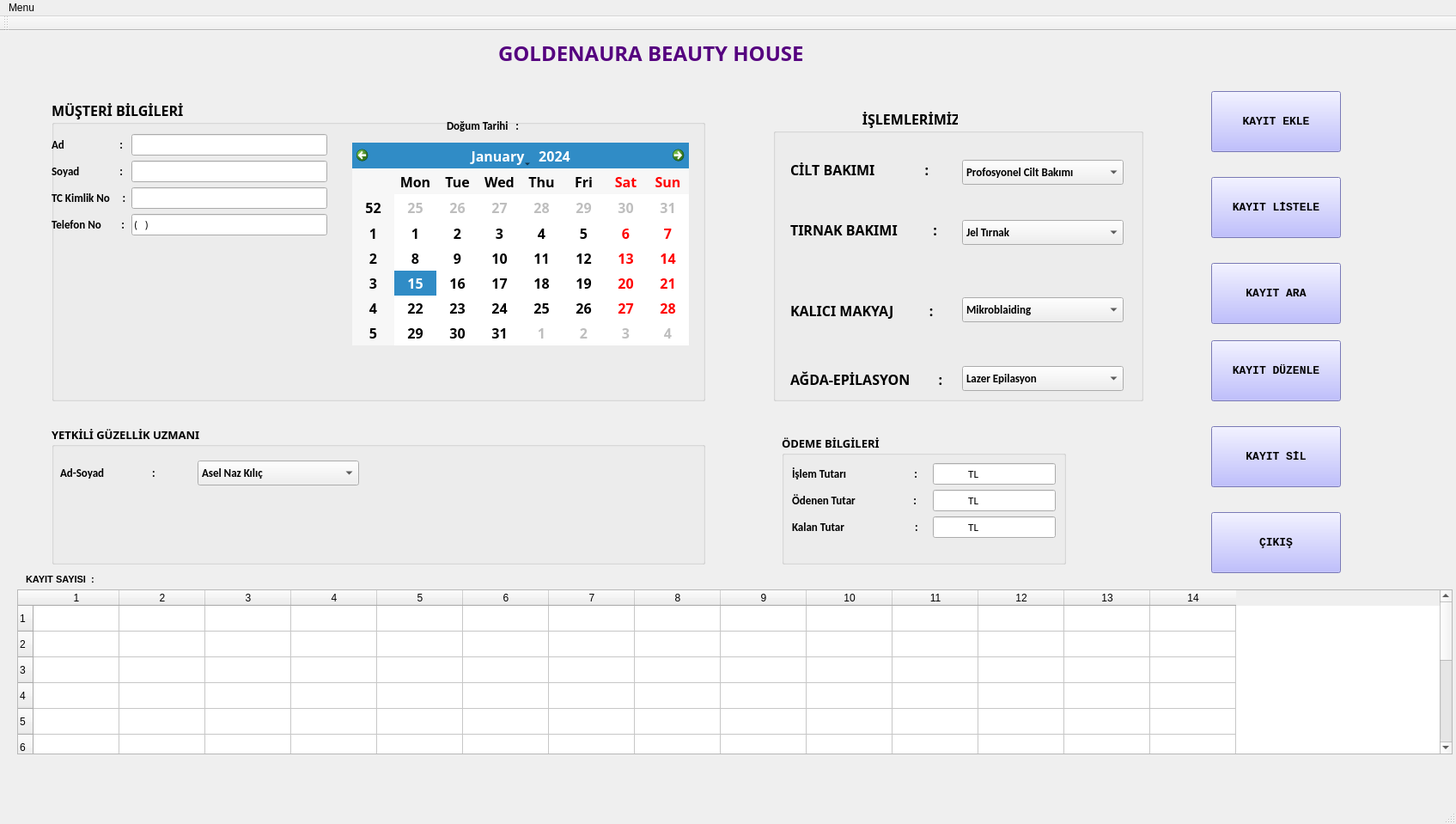
<?xml version="1.0" encoding="UTF-8"?>
<ui version="4.0">
 <class>GoldenAura</class>
 <widget class="QMainWindow" name="GoldenAura">
  <property name="geometry">
   <rect>
    <x>0</x>
    <y>0</y>
    <width>1695</width>
    <height>959</height>
   </rect>
  </property>
  <property name="windowTitle">
   <string>MainWindow</string>
  </property>
  <widget class="QWidget" name="centralwidget">
   <widget class="QLabel" name="label_45">
    <property name="geometry">
     <rect>
      <x>580</x>
      <y>10</y>
      <width>371</width>
      <height>31</height>
     </rect>
    </property>
    <property name="font">
     <font>
      <family>Mistral</family>
      <pointsize>18</pointsize>
      <weight>75</weight>
      <italic>false</italic>
      <bold>true</bold>
     </font>
    </property>
    <property name="styleSheet">
     <string notr="true">color: rgb(85, 0, 127);
</string>
    </property>
    <property name="text">
     <string>GOLDENAURA BEAUTY HOUSE</string>
    </property>
   </widget>
   <widget class="QPushButton" name="butonKayitEkle">
    <property name="geometry">
     <rect>
      <x>1410</x>
      <y>70</y>
      <width>151</width>
      <height>71</height>
     </rect>
    </property>
    <property name="font">
     <font>
      <family>Consolas</family>
      <pointsize>10</pointsize>
      <weight>75</weight>
      <bold>true</bold>
     </font>
    </property>
    <property name="styleSheet">
     <string notr="true">
background-color: rgb(170, 170, 255);</string>
    </property>
    <property name="text">
     <string>KAYIT EKLE</string>
    </property>
   </widget>
   <widget class="QPushButton" name="butonKayitAra">
    <property name="geometry">
     <rect>
      <x>1410</x>
      <y>270</y>
      <width>151</width>
      <height>71</height>
     </rect>
    </property>
    <property name="font">
     <font>
      <family>Consolas</family>
      <pointsize>10</pointsize>
      <weight>75</weight>
      <bold>true</bold>
     </font>
    </property>
    <property name="styleSheet">
     <string notr="true">background-color: rgb(170, 170, 255);</string>
    </property>
    <property name="text">
     <string>KAYIT ARA</string>
    </property>
   </widget>
   <widget class="QGroupBox" name="groupBox">
    <property name="geometry">
     <rect>
      <x>60</x>
      <y>80</y>
      <width>761</width>
      <height>351</height>
     </rect>
    </property>
    <property name="font">
     <font>
      <family>Mistral</family>
      <pointsize>12</pointsize>
      <weight>75</weight>
      <bold>true</bold>
     </font>
    </property>
    <property name="title">
     <string>MÜŞTERİ BİLGİLERİ</string>
    </property>
    <widget class="QWidget" name="formLayoutWidget">
     <property name="geometry">
      <rect>
       <x>0</x>
       <y>40</y>
       <width>321</width>
       <height>191</height>
      </rect>
     </property>
     <layout class="QFormLayout" name="formLayout">
      <item row="0" column="0">
       <widget class="QLabel" name="label">
        <property name="font">
         <font>
          <family>Calibri</family>
          <pointsize>10</pointsize>
         </font>
        </property>
        <property name="text">
         <string>Ad                      :</string>
        </property>
       </widget>
      </item>
      <item row="0" column="1">
       <widget class="QLineEdit" name="lneAd">
        <property name="font">
         <font>
          <family>Calibri</family>
          <pointsize>10</pointsize>
          <weight>50</weight>
          <bold>false</bold>
         </font>
        </property>
        <property name="text">
         <string/>
        </property>
       </widget>
      </item>
      <item row="1" column="0">
       <widget class="QLabel" name="label_2">
        <property name="font">
         <font>
          <family>Calibri</family>
          <pointsize>10</pointsize>
         </font>
        </property>
        <property name="text">
         <string>Soyad                :</string>
        </property>
       </widget>
      </item>
      <item row="1" column="1">
       <widget class="QLineEdit" name="lneSoyad">
        <property name="font">
         <font>
          <family>Calibri</family>
          <pointsize>10</pointsize>
          <weight>50</weight>
          <bold>false</bold>
         </font>
        </property>
       </widget>
      </item>
      <item row="2" column="0">
       <widget class="QLabel" name="label_3">
        <property name="font">
         <font>
          <family>Calibri</family>
          <pointsize>10</pointsize>
         </font>
        </property>
        <property name="text">
         <string>TC Kimlik No     :</string>
        </property>
       </widget>
      </item>
      <item row="2" column="1">
       <widget class="QLineEdit" name="lneTCK">
        <property name="font">
         <font>
          <family>Calibri</family>
          <pointsize>10</pointsize>
          <weight>50</weight>
          <bold>false</bold>
         </font>
        </property>
        <property name="inputMask">
         <string>99999999999</string>
        </property>
       </widget>
      </item>
      <item row="4" column="0">
       <widget class="QLabel" name="label_4">
        <property name="font">
         <font>
          <family>Calibri</family>
          <pointsize>10</pointsize>
         </font>
        </property>
        <property name="text">
         <string>Telefon No        :</string>
        </property>
       </widget>
      </item>
      <item row="4" column="1">
       <widget class="QLineEdit" name="lneTel">
        <property name="font">
         <font>
          <family>Calibri</family>
          <pointsize>10</pointsize>
          <weight>50</weight>
          <bold>false</bold>
         </font>
        </property>
        <property name="inputMask">
         <string>(999) 999 99 99</string>
        </property>
       </widget>
      </item>
     </layout>
    </widget>
    <widget class="QCalendarWidget" name="cwDogum">
     <property name="geometry">
      <rect>
       <x>350</x>
       <y>50</y>
       <width>392</width>
       <height>236</height>
      </rect>
     </property>
    </widget>
    <widget class="QLabel" name="label_6">
     <property name="geometry">
      <rect>
       <x>460</x>
       <y>10</y>
       <width>191</width>
       <height>41</height>
      </rect>
     </property>
     <property name="font">
      <font>
       <family>Calibri</family>
       <pointsize>10</pointsize>
      </font>
     </property>
     <property name="text">
      <string>Doğum Tarihi   :</string>
     </property>
    </widget>
   </widget>
   <widget class="QGroupBox" name="groupBox_2">
    <property name="geometry">
     <rect>
      <x>900</x>
      <y>90</y>
      <width>431</width>
      <height>341</height>
     </rect>
    </property>
    <property name="font">
     <font>
      <family>Mistral</family>
      <pointsize>12</pointsize>
      <weight>75</weight>
      <bold>true</bold>
     </font>
    </property>
    <property name="title">
     <string>                         İŞLEMLERİMİZ</string>
    </property>
    <widget class="QLabel" name="label_54">
     <property name="geometry">
      <rect>
       <x>20</x>
       <y>60</y>
       <width>191</width>
       <height>23</height>
      </rect>
     </property>
     <property name="font">
      <font>
       <family>Mistral</family>
       <pointsize>12</pointsize>
       <weight>75</weight>
       <bold>true</bold>
      </font>
     </property>
     <property name="text">
      <string>CİLT BAKIMI              :</string>
     </property>
    </widget>
    <widget class="QLabel" name="label_55">
     <property name="geometry">
      <rect>
       <x>20</x>
       <y>130</y>
       <width>191</width>
       <height>23</height>
      </rect>
     </property>
     <property name="font">
      <font>
       <family>Mistral</family>
       <pointsize>12</pointsize>
       <weight>75</weight>
       <bold>true</bold>
      </font>
     </property>
     <property name="text">
      <string>TIRNAK BAKIMI          :</string>
     </property>
    </widget>
    <widget class="QComboBox" name="cbCiltBakimi">
     <property name="geometry">
      <rect>
       <x>220</x>
       <y>60</y>
       <width>188</width>
       <height>29</height>
      </rect>
     </property>
     <property name="font">
      <font>
       <family>Calibri</family>
       <pointsize>10</pointsize>
       <weight>75</weight>
       <bold>true</bold>
      </font>
     </property>
     <item>
      <property name="text">
       <string>Profosyonel Cilt Bakımı</string>
      </property>
     </item>
     <item>
      <property name="text">
       <string>Leke Tedavisi</string>
      </property>
     </item>
     <item>
      <property name="text">
       <string>Akne Tedavisi</string>
      </property>
     </item>
     <item>
      <property name="text">
       <string>Anti-Aging Bakım</string>
      </property>
     </item>
     <item>
      <property name="text">
       <string>Dolgu</string>
      </property>
     </item>
     <item>
      <property name="text">
       <string>Botoks</string>
      </property>
     </item>
    </widget>
    <widget class="QComboBox" name="cbTirnakBakimi">
     <property name="geometry">
      <rect>
       <x>220</x>
       <y>130</y>
       <width>188</width>
       <height>29</height>
      </rect>
     </property>
     <property name="font">
      <font>
       <family>Calibri</family>
       <pointsize>10</pointsize>
       <weight>75</weight>
       <bold>true</bold>
      </font>
     </property>
     <item>
      <property name="text">
       <string>Jel Tırnak</string>
      </property>
     </item>
     <item>
      <property name="text">
       <string>Kalıcı Oje</string>
      </property>
     </item>
     <item>
      <property name="text">
       <string>Manikür</string>
      </property>
     </item>
     <item>
      <property name="text">
       <string>Pedikür</string>
      </property>
     </item>
     <item>
      <property name="text">
       <string>Manikür+Pedikür</string>
      </property>
     </item>
    </widget>
    <widget class="QLabel" name="label_57">
     <property name="geometry">
      <rect>
       <x>20</x>
       <y>220</y>
       <width>191</width>
       <height>31</height>
      </rect>
     </property>
     <property name="font">
      <font>
       <family>Mistral</family>
       <pointsize>12</pointsize>
       <weight>75</weight>
       <bold>true</bold>
      </font>
     </property>
     <property name="text">
      <string>KALICI MAKYAJ          :</string>
     </property>
    </widget>
    <widget class="QComboBox" name="cbKaliciMakyaj">
     <property name="geometry">
      <rect>
       <x>220</x>
       <y>220</y>
       <width>188</width>
       <height>29</height>
      </rect>
     </property>
     <property name="font">
      <font>
       <family>Calibri</family>
       <pointsize>10</pointsize>
       <weight>75</weight>
       <bold>true</bold>
      </font>
     </property>
     <item>
      <property name="text">
       <string>Mikroblaiding</string>
      </property>
     </item>
     <item>
      <property name="text">
       <string>İpek Kirpik</string>
      </property>
     </item>
     <item>
      <property name="text">
       <string>Lifting</string>
      </property>
     </item>
     <item>
      <property name="text">
       <string>Kalıcı Makyaj</string>
      </property>
     </item>
     <item>
      <property name="text">
       <string>Kalıcı Ruj</string>
      </property>
     </item>
    </widget>
    <widget class="QLabel" name="label_56">
     <property name="geometry">
      <rect>
       <x>20</x>
       <y>300</y>
       <width>191</width>
       <height>31</height>
      </rect>
     </property>
     <property name="font">
      <font>
       <family>Mistral</family>
       <pointsize>12</pointsize>
       <weight>75</weight>
       <bold>true</bold>
      </font>
     </property>
     <property name="text">
      <string>AĞDA-EPİLASYON        :</string>
     </property>
    </widget>
    <widget class="QComboBox" name="cbEpilasyon">
     <property name="geometry">
      <rect>
       <x>220</x>
       <y>300</y>
       <width>188</width>
       <height>29</height>
      </rect>
     </property>
     <property name="font">
      <font>
       <family>Calibri</family>
       <pointsize>10</pointsize>
       <weight>75</weight>
       <bold>true</bold>
      </font>
     </property>
     <item>
      <property name="text">
       <string>Lazer Epilasyon</string>
      </property>
     </item>
     <item>
      <property name="text">
       <string>Buz Epilasyon</string>
      </property>
     </item>
     <item>
      <property name="text">
       <string>Kaş-Bıyık</string>
      </property>
     </item>
     <item>
      <property name="text">
       <string>Sir Ağda</string>
      </property>
     </item>
     <item>
      <property name="text">
       <string/>
      </property>
     </item>
    </widget>
   </widget>
   <widget class="QPushButton" name="butonListele">
    <property name="geometry">
     <rect>
      <x>1410</x>
      <y>170</y>
      <width>151</width>
      <height>71</height>
     </rect>
    </property>
    <property name="font">
     <font>
      <family>Consolas</family>
      <pointsize>10</pointsize>
      <weight>75</weight>
      <bold>true</bold>
     </font>
    </property>
    <property name="styleSheet">
     <string notr="true">background-color: rgb(170, 170, 255);</string>
    </property>
    <property name="text">
     <string>KAYIT LİSTELE</string>
    </property>
   </widget>
   <widget class="QPushButton" name="butonKayitDuzenle">
    <property name="geometry">
     <rect>
      <x>1410</x>
      <y>360</y>
      <width>151</width>
      <height>71</height>
     </rect>
    </property>
    <property name="font">
     <font>
      <family>Consolas</family>
      <pointsize>10</pointsize>
      <weight>75</weight>
      <bold>true</bold>
     </font>
    </property>
    <property name="styleSheet">
     <string notr="true">background-color: rgb(170, 170, 255);</string>
    </property>
    <property name="text">
     <string>KAYIT DÜZENLE</string>
    </property>
   </widget>
   <widget class="QPushButton" name="butonKayitSil">
    <property name="geometry">
     <rect>
      <x>1410</x>
      <y>460</y>
      <width>151</width>
      <height>71</height>
     </rect>
    </property>
    <property name="font">
     <font>
      <family>Consolas</family>
      <pointsize>10</pointsize>
      <weight>75</weight>
      <bold>true</bold>
     </font>
    </property>
    <property name="styleSheet">
     <string notr="true">background-color: rgb(170, 170, 255);</string>
    </property>
    <property name="text">
     <string>KAYIT SİL</string>
    </property>
   </widget>
   <widget class="QGroupBox" name="groupBox_3">
    <property name="geometry">
     <rect>
      <x>60</x>
      <y>460</y>
      <width>761</width>
      <height>161</height>
     </rect>
    </property>
    <property name="font">
     <font>
      <family>Mistral</family>
      <pointsize>10</pointsize>
      <weight>75</weight>
      <bold>true</bold>
     </font>
    </property>
    <property name="title">
     <string>YETKİLİ GÜZELLİK UZMANI</string>
    </property>
    <widget class="QLabel" name="label_7">
     <property name="geometry">
      <rect>
       <x>10</x>
       <y>40</y>
       <width>161</width>
       <height>29</height>
      </rect>
     </property>
     <property name="font">
      <font>
       <family>Calibri</family>
       <pointsize>10</pointsize>
      </font>
     </property>
     <property name="text">
      <string>Ad-Soyad                   :</string>
     </property>
    </widget>
    <widget class="QComboBox" name="cbGuzellikUzmani">
     <property name="geometry">
      <rect>
       <x>170</x>
       <y>40</y>
       <width>188</width>
       <height>29</height>
      </rect>
     </property>
     <property name="font">
      <font>
       <family>Calibri</family>
       <pointsize>10</pointsize>
       <weight>75</weight>
       <bold>true</bold>
      </font>
     </property>
     <item>
      <property name="text">
       <string>Asel Naz Kılıç</string>
      </property>
     </item>
     <item>
      <property name="text">
       <string>Deniz Arden</string>
      </property>
     </item>
     <item>
      <property name="text">
       <string>Ayşe Selen Kuşakçı</string>
      </property>
     </item>
     <item>
      <property name="text">
       <string>Mine Beyatlı</string>
      </property>
     </item>
     <item>
      <property name="text">
       <string>Asu Pelin Yağmacı</string>
      </property>
     </item>
    </widget>
   </widget>
   <widget class="QGroupBox" name="groupBox_4">
    <property name="geometry">
     <rect>
      <x>910</x>
      <y>470</y>
      <width>331</width>
      <height>151</height>
     </rect>
    </property>
    <property name="font">
     <font>
      <family>Mistral</family>
      <pointsize>10</pointsize>
      <weight>75</weight>
      <bold>true</bold>
     </font>
    </property>
    <property name="title">
     <string>ÖDEME BİLGİLERİ</string>
    </property>
    <layout class="QFormLayout" name="formLayout_2">
     <item row="0" column="1">
      <widget class="QLineEdit" name="lneIslemTutari">
       <property name="font">
        <font>
         <family>Calibri</family>
         <weight>50</weight>
         <bold>false</bold>
        </font>
       </property>
       <property name="inputMask">
        <string>999999999999 TL</string>
       </property>
      </widget>
     </item>
     <item row="1" column="0">
      <widget class="QLabel" name="label_9">
       <property name="font">
        <font>
         <family>Calibri</family>
         <pointsize>10</pointsize>
        </font>
       </property>
       <property name="text">
        <string>Ödenen Tutar                       :    </string>
       </property>
      </widget>
     </item>
     <item row="1" column="1">
      <widget class="QLineEdit" name="lneOdenen">
       <property name="font">
        <font>
         <family>Calibri</family>
         <weight>50</weight>
         <bold>false</bold>
        </font>
       </property>
       <property name="inputMask">
        <string>999999999999 TL</string>
       </property>
      </widget>
     </item>
     <item row="2" column="0">
      <widget class="QLabel" name="label_10">
       <property name="font">
        <font>
         <family>Calibri</family>
         <pointsize>10</pointsize>
        </font>
       </property>
       <property name="text">
        <string>Kalan Tutar                            :   </string>
       </property>
      </widget>
     </item>
     <item row="2" column="1">
      <widget class="QLineEdit" name="lneKalan">
       <property name="font">
        <font>
         <family>Calibri</family>
         <weight>50</weight>
         <bold>false</bold>
        </font>
       </property>
       <property name="inputMask">
        <string>999999999999 TL</string>
       </property>
      </widget>
     </item>
     <item row="0" column="0">
      <widget class="QLabel" name="label_8">
       <property name="font">
        <font>
         <family>Calibri</family>
         <pointsize>10</pointsize>
        </font>
       </property>
       <property name="text">
        <string>İşlem Tutarı                           :    </string>
       </property>
      </widget>
     </item>
    </layout>
   </widget>
   <widget class="QTableWidget" name="Liste">
    <property name="geometry">
     <rect>
      <x>20</x>
      <y>650</y>
      <width>1671</width>
      <height>192</height>
     </rect>
    </property>
    <row>
     <property name="text">
      <string>1</string>
     </property>
    </row>
    <row>
     <property name="text">
      <string>2</string>
     </property>
    </row>
    <row>
     <property name="text">
      <string>3</string>
     </property>
    </row>
    <row>
     <property name="text">
      <string>4</string>
     </property>
    </row>
    <row>
     <property name="text">
      <string>5</string>
     </property>
    </row>
    <row>
     <property name="text">
      <string>6</string>
     </property>
    </row>
    <row>
     <property name="text">
      <string>7</string>
     </property>
    </row>
    <row>
     <property name="text">
      <string>8</string>
     </property>
    </row>
    <row>
     <property name="text">
      <string>9</string>
     </property>
    </row>
    <row>
     <property name="text">
      <string>10</string>
     </property>
    </row>
    <row>
     <property name="text">
      <string>11</string>
     </property>
    </row>
    <row>
     <property name="text">
      <string>13</string>
     </property>
    </row>
    <column>
     <property name="text">
      <string>1</string>
     </property>
    </column>
    <column>
     <property name="text">
      <string>2</string>
     </property>
    </column>
    <column>
     <property name="text">
      <string>3</string>
     </property>
    </column>
    <column>
     <property name="text">
      <string>4</string>
     </property>
    </column>
    <column>
     <property name="text">
      <string>5</string>
     </property>
    </column>
    <column>
     <property name="text">
      <string>6</string>
     </property>
    </column>
    <column>
     <property name="text">
      <string>7</string>
     </property>
    </column>
    <column>
     <property name="text">
      <string>8</string>
     </property>
    </column>
    <column>
     <property name="text">
      <string>9</string>
     </property>
    </column>
    <column>
     <property name="text">
      <string>10</string>
     </property>
    </column>
    <column>
     <property name="text">
      <string>11</string>
     </property>
    </column>
    <column>
     <property name="text">
      <string>12</string>
     </property>
    </column>
    <column>
     <property name="text">
      <string>13</string>
     </property>
    </column>
    <column>
     <property name="text">
      <string>14</string>
     </property>
    </column>
   </widget>
   <widget class="QPushButton" name="butonCikis">
    <property name="geometry">
     <rect>
      <x>1410</x>
      <y>560</y>
      <width>151</width>
      <height>71</height>
     </rect>
    </property>
    <property name="font">
     <font>
      <family>Consolas</family>
      <pointsize>10</pointsize>
      <weight>75</weight>
      <bold>true</bold>
     </font>
    </property>
    <property name="styleSheet">
     <string notr="true">background-color: rgb(170, 170, 255);</string>
    </property>
    <property name="text">
     <string>ÇIKIŞ</string>
    </property>
   </widget>
   <widget class="QLabel" name="lblKayitSayisi">
    <property name="geometry">
     <rect>
      <x>30</x>
      <y>630</y>
      <width>151</width>
      <height>16</height>
     </rect>
    </property>
    <property name="font">
     <font>
      <pointsize>8</pointsize>
      <weight>75</weight>
      <bold>true</bold>
     </font>
    </property>
    <property name="text">
     <string>KAYIT SAYISI  :</string>
    </property>
   </widget>
  </widget>
  <widget class="QMenuBar" name="menubar">
   <property name="geometry">
    <rect>
     <x>0</x>
     <y>0</y>
     <width>1695</width>
     <height>26</height>
    </rect>
   </property>
   <widget class="QMenu" name="MenuHakkinda">
    <property name="title">
     <string>Menu</string>
    </property>
    <addaction name="separator"/>
    <addaction name="actionHakkinda"/>
   </widget>
   <addaction name="MenuHakkinda"/>
  </widget>
  <widget class="QStatusBar" name="statusbar"/>
  <widget class="QToolBar" name="toolBar">
   <property name="windowTitle">
    <string>toolBar</string>
   </property>
   <attribute name="toolBarArea">
    <enum>TopToolBarArea</enum>
   </attribute>
   <attribute name="toolBarBreak">
    <bool>false</bool>
   </attribute>
  </widget>
  <action name="actionHakkinda">
   <property name="text">
    <string>Hakkinda</string>
   </property>
  </action>
 </widget>
 <resources/>
 <connections/>
</ui>
